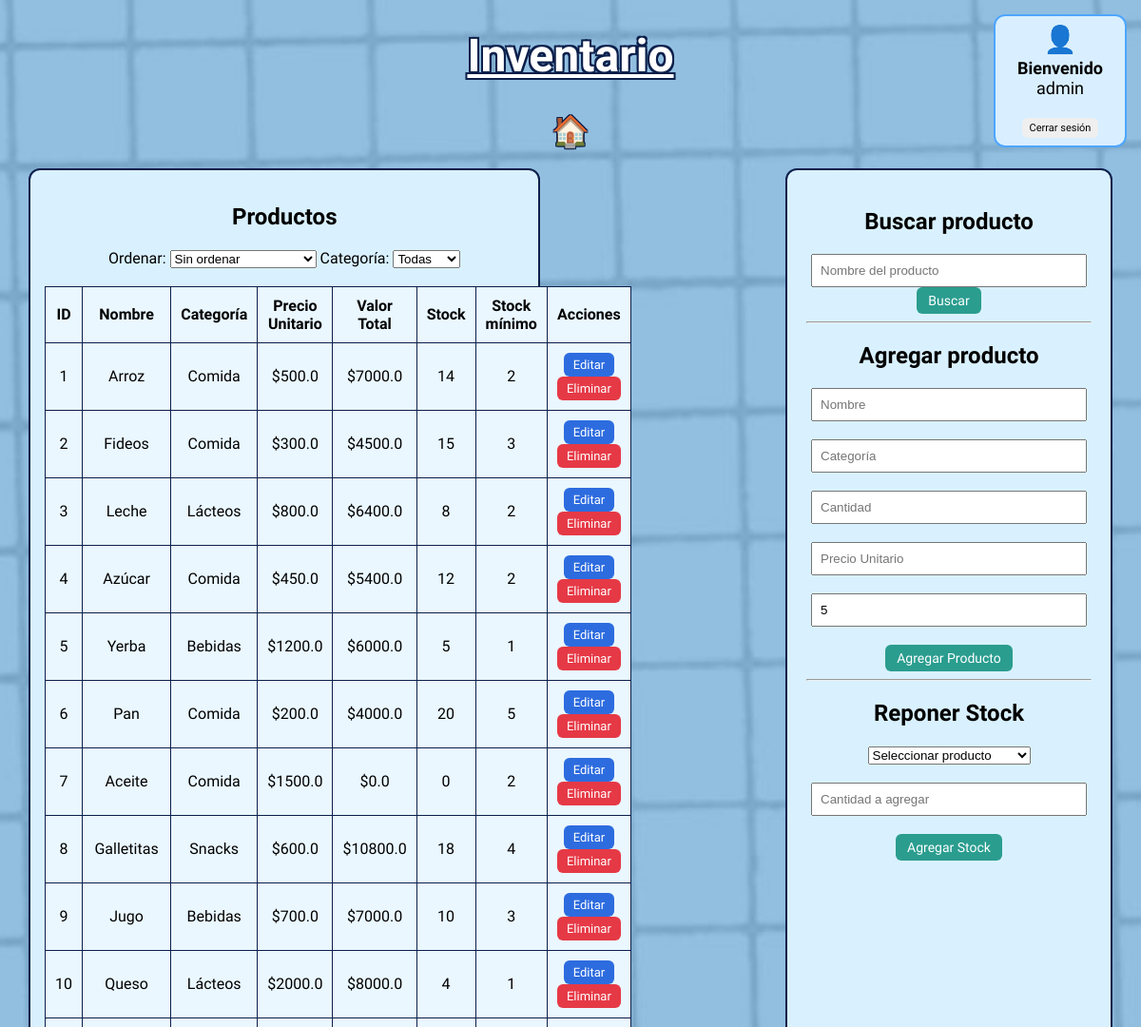
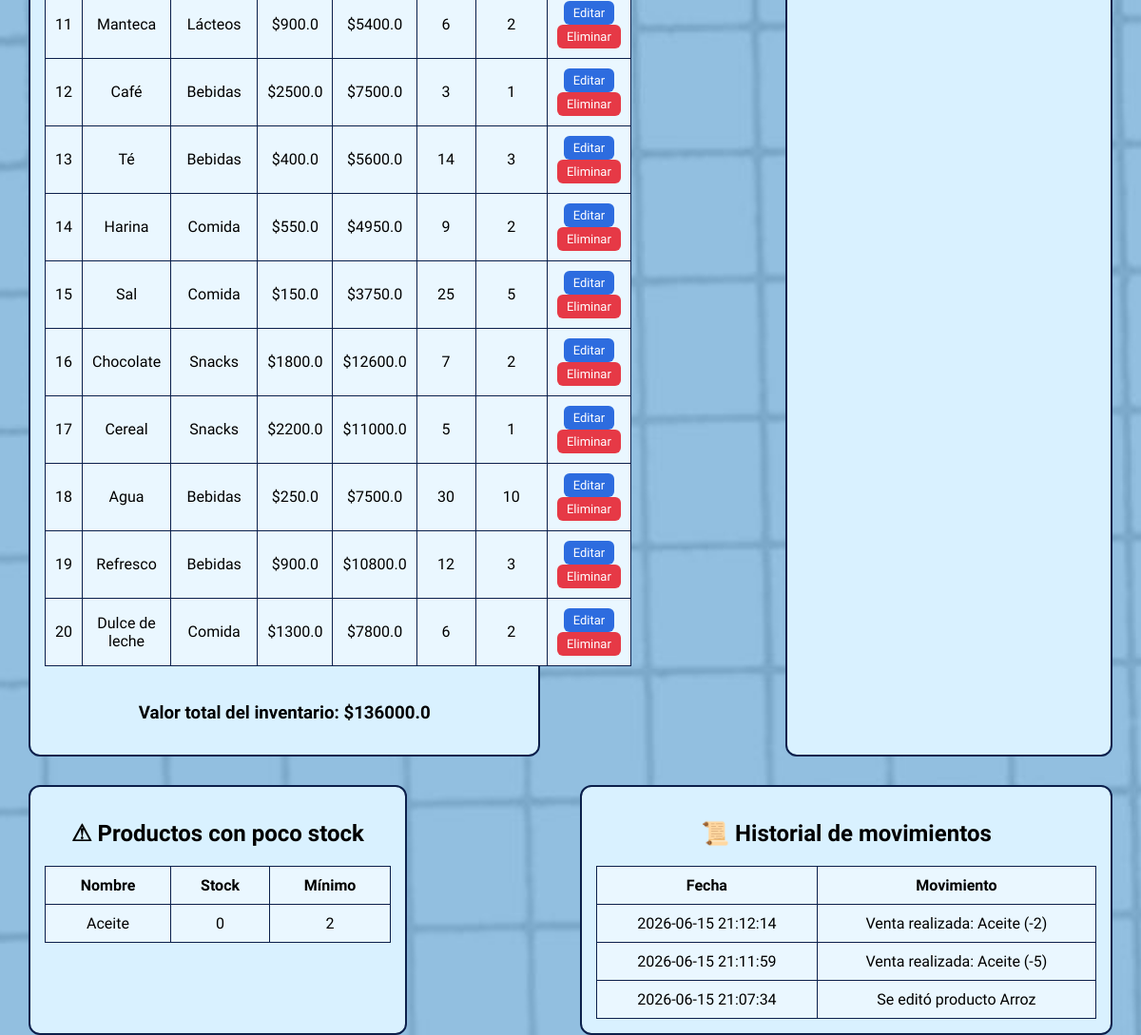
/inventario (signed in), run on an earlier commit of the app's database (2 pictures, top to bottom).
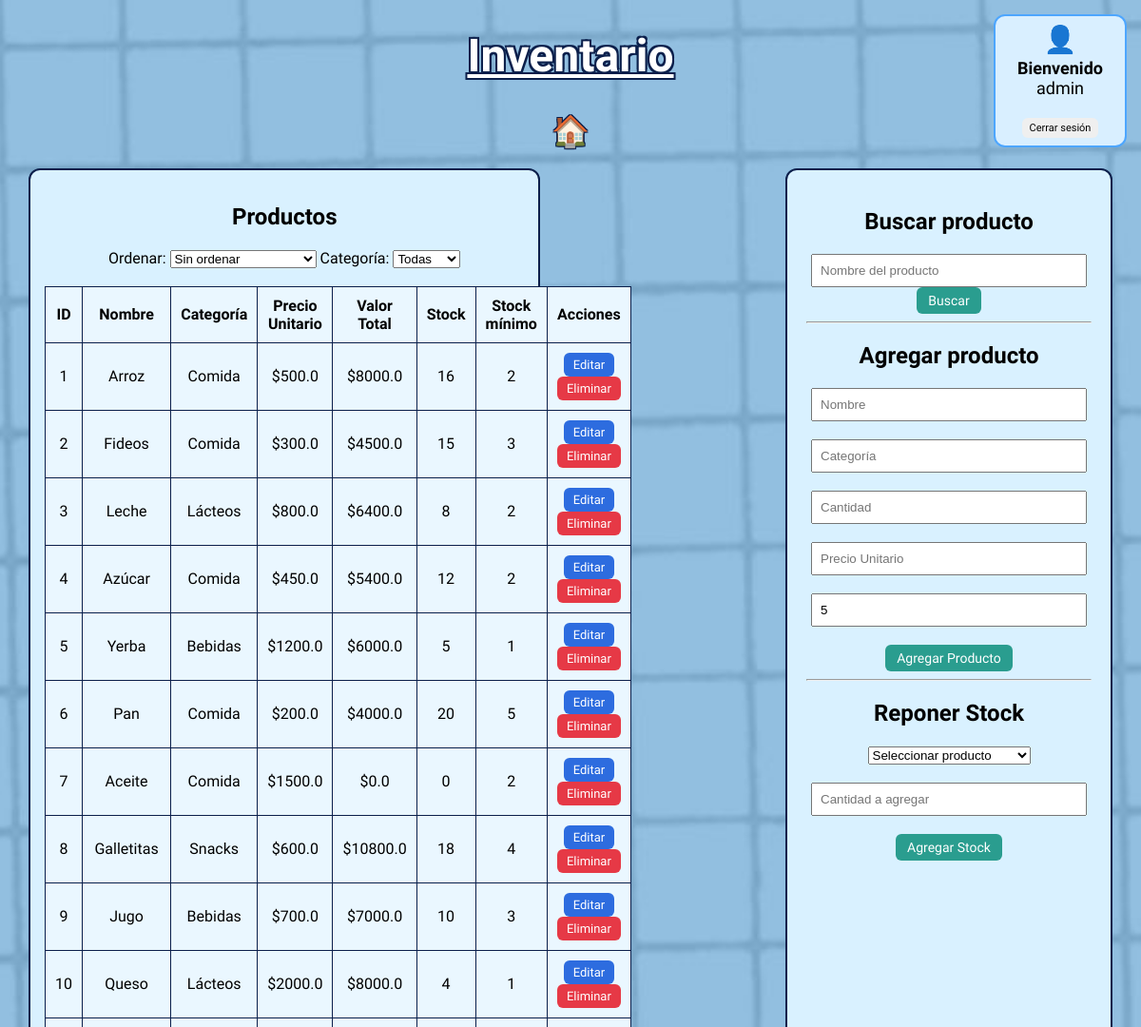
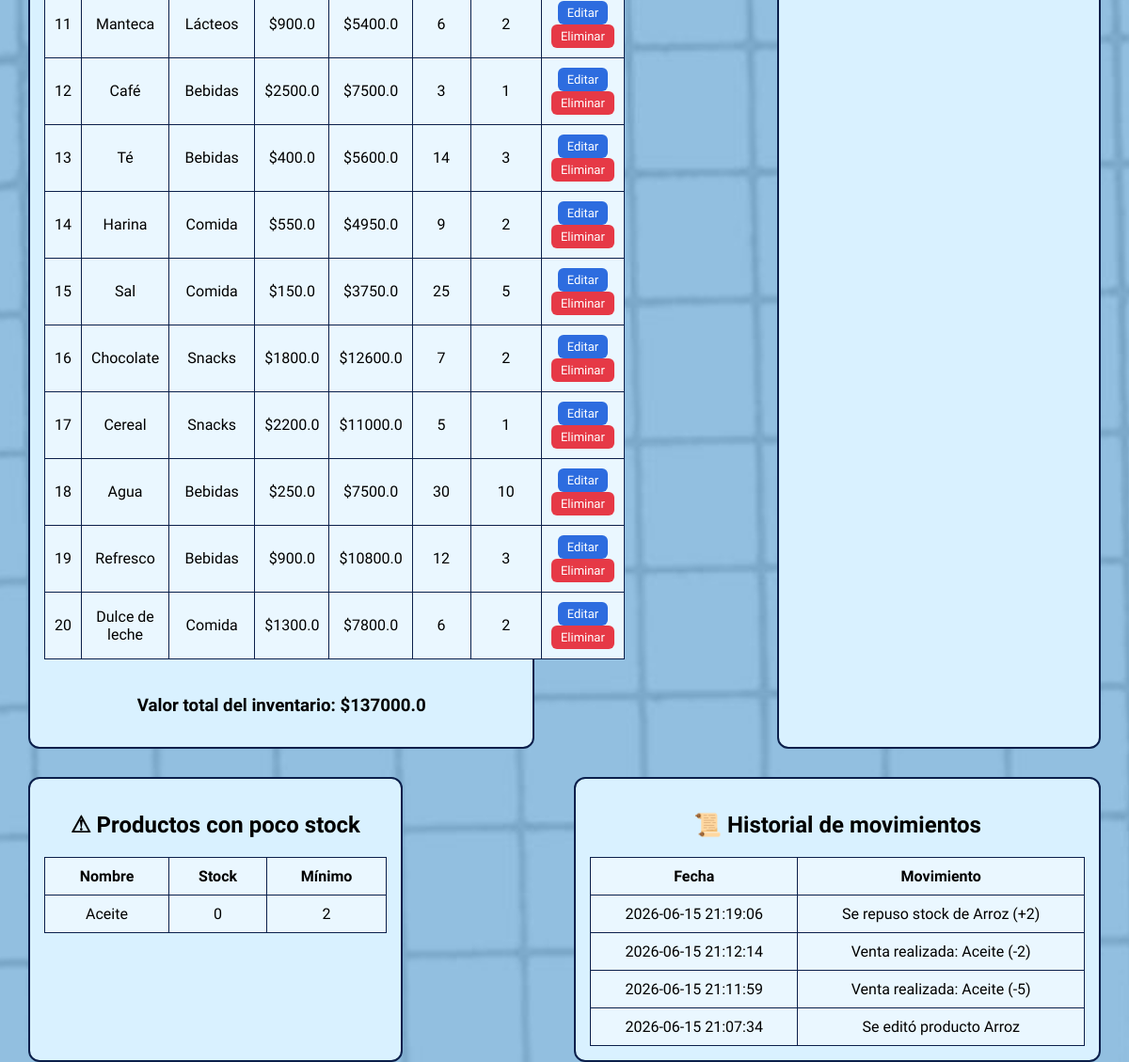
And on a later commit of the database (2 pictures, top to bottom).
### tables this page shows
CREATE TABLE productos (
    id INTEGER PRIMARY KEY AUTOINCREMENT,
    nombre TEXT NOT NULL,
    categoria TEXT NOT NULL,
    precio_unitario REAL NOT NULL,
    cantidad INTEGER NOT NULL,
    stock_minimo INTEGER NOT NULL
);

CREATE TABLE movimientos (
    id INTEGER PRIMARY KEY AUTOINCREMENT,
    descripcion TEXT NOT NULL,
    fecha TEXT DEFAULT CURRENT_TIMESTAMP
);

### app.py (the view)
@app.route("/inventario")
def pagina_inventario():
    if "usuario" not in session:
        return redirect("/login")
    nombre_busqueda = request.args.get("buscar")
    conn = conectar_db()
    cursor = conn.cursor()
    if nombre_busqueda:
        cursor.execute("""
            SELECT * FROM productos
            WHERE LOWER(nombre) LIKE ?
        """, ('%' + nombre_busqueda.lower() + '%',))
    else:
        cursor.execute("""
            SELECT * FROM productos
        """)
    productos = cursor.fetchall()
    cursor.execute("""
        SELECT * FROM productos
        WHERE cantidad < stock_minimo
    """)
    productos_poco_stock = cursor.fetchall()
    cursor.execute("""
        SELECT SUM(precio_unitario * cantidad) AS total
        FROM productos
    """)
    valor_total = cursor.fetchone()["total"] or 0
    cursor.execute("""
        SELECT * FROM movimientos
        ORDER BY id DESC
        LIMIT 10
    """)
    movimientos = cursor.fetchall()
    cursor.execute("""
        SELECT DISTINCT categoria
        FROM productos
        ORDER BY categoria
    """)
    categorias = cursor.fetchall()
    conn.close()
    return render_template(
        "inventario.html",
        productos=productos,
        productos_poco_stock=productos_poco_stock,
        valor_total=valor_total,
        movimientos=movimientos,
        categorias=categorias
    )

### app.py (called while the page is built)
def conectar_db():
    conn = sqlite3.connect("inventario.db")
    conn.row_factory = sqlite3.Row
    return conn

### templates/inventario.html (shortened to what this page needs)
<!DOCTYPE html>
<html lang="es">
<head>
    <link rel="stylesheet"
          href="{{ url_for('static', filename='css/style.css') }}">
</head>
<body class="inventario">
    <div class="usuario-info">
        <div class="usuario-icono">
            👤
        </div>
        <div class="usuario-texto">
            <strong>Bienvenido</strong>
            <br>
            {{ session["usuario"] }}
        </div>
        <br>
        <a href="/logout">
            <button class="btn-logout">
                Cerrar sesión
            </button>
        </a>
    </div>
    <h1 class="titulo">Inventario</h1>
    <a href="/" class="home-link">🏠</a>
    <div class="contenedor-principal">
        <div class="tabla-productos">
            <h2>Productos</h2>
            <div class="filtros">
                <label>Ordenar:</label>
                <select id="ordenar" onchange="aplicarFiltros()">
                    <option value="">Sin ordenar</option>
                </select>
                <label>Categoría:</label>
                <select id="categoria" onchange="aplicarFiltros()">
                    <option value="">Todas</option>
                </select>
            </div>
            <br>
            <table border="1" id="tablaProductos">
                <tr>
                    <th>ID</th>
                    <th>Nombre</th>
                    <th>Categoría</th>
                    <th>Precio Unitario</th>
                    <th>Valor Total</th>
                    <th>Stock</th>
                    <th>Stock mínimo</th>
                    <th>Acciones</th>
                </tr>
                {% for producto in productos %}
                <tr>
                    <td>{{ producto["id"] }}</td>
                    <td>{{ producto["nombre"] }}</td>
                    <td>{{ producto["categoria"] }}</td>
                    <td>${{ producto["precio_unitario"] }}</td>
                    <td>${{ producto["precio_unitario"] * producto["cantidad"] }}</td>
                    <td>{{ producto["cantidad"] }}</td>
                    <td>{{ producto["stock_minimo"] }}</td>
                    <td>
                        <button type="button"
                                class="btn-editar"
                                data-id="{{ producto['id'] }}"
                                data-nombre="{{ producto['nombre'] }}"
                                data-categoria="{{ producto['categoria'] }}"
                                data-precio="{{ producto['precio_unitario'] }}"
                                data-cantidad="{{ producto['cantidad'] }}">
                            Editar
                        </button>
                        <form action="/eliminar_producto/{{ producto['id'] }}"
                              method="POST"
                              style="display:inline;">
                            <button type="submit"
                                    onclick="return confirm('¿Seguro que querés eliminar este producto?')">
                                Eliminar
                            </button>
                        </form>
                    </td>
                </tr>
                {% endfor %}
            </table>
            <br>
            <h3>
                Valor total del inventario:
                ${{ valor_total }}
            </h3>
        </div>
        <div class="panel-lateral">
            <h2>Buscar producto</h2>
            <form method="GET" action="/inventario">
                <input type="text"
                       name="buscar"
                       placeholder="Nombre del producto">
                <button type="submit">Buscar</button>
            </form>
            <hr>
            <h2>Agregar producto</h2>
            <form method="POST" action="/agregar-producto">
                <input type="text" name="nombre" placeholder="Nombre" required>
                <br><br>
                <input type="text" name="categoria" placeholder="Categoría" required>
                <br><br>
                <input type="number" name="cantidad" placeholder="Cantidad" required>
                <br><br>
                <input type="number" step="0.01" name="precio_unitario" placeholder="Precio Unitario" required>
                <br><br>
                <input type="number" name="stock_minimo" placeholder="Stock mínimo" value="5" required>
                <br><br>
                <button type="submit">Agregar Producto</button>
            </form>
            <hr>
            <h2>Reponer Stock</h2>
            <form method="POST" action="/agregar-stock">
                <select name="producto_id" required>
                    <option value="">Seleccionar producto</option>
                </select>
                <br><br>
                <input type="number"
                       name="cantidad"
                       min="1"
                       placeholder="Cantidad a agregar"
                       required>
                <br><br>
                <button type="submit">
                    Agregar Stock
                </button>
            </form>
        </div>
    </div>
    <div class="footer-inventario">
        <div class="stock-bajo">
            <h2>⚠ Productos con poco stock</h2>
            {% if productos_poco_stock|length == 0 %}
                <p>No hay productos con stock bajo</p>
            {% else %}
                <table border="1">
                    <tr>
                        <th>Nombre</th>
                        <th>Stock</th>
                        <th>Mínimo</th>
                    </tr>
                    {% for producto in productos_poco_stock %}
                    <tr>
                        <td>{{ producto["nombre"] }}</td>
                        <td>{{ producto["cantidad"] }}</td>
                        <td>{{ producto["stock_minimo"] }}</td>
                    </tr>
                    {% endfor %}
                </table>
            {% endif %}
        </div>
        <div class="historial">
            <h2>📜 Historial de movimientos</h2>
            {% if movimientos|length == 0 %}
                <p>No hay movimientos registrados.</p>
            {% else %}
                <table border="1">
                    <tr>
                        <th>Fecha</th>
                        <th>Movimiento</th>
                    </tr>
                    {% for movimiento in movimientos %}
                    <tr>
                        <td>{{ movimiento["fecha"] }}</td>
                        <td>{{ movimiento["descripcion"] }}</td>
                    </tr>
                    {% endfor %}
                </table>
            {% endif %}
        </div>
    </div>
</body>
</html>

### static/css/style.css (style rules this page uses)
body { margin: 0; min-height: 100vh; display: flex; flex-direction: column; align-items: center; text-align: center; background-color: #f5f5f5; font-family: 'Dancing Script', sans-serif; justify-content: flex-start; }
h1 { margin-top: 120px; font-size: 65px; color: white; text-decoration: underline; text-shadow: -2px -2px 0 #0b1f4b, 2px -2px 0 #0b1f4b, -2px 2px 0 #0b1f4b, 2px 2px 0 #0b1f4b, 0px 0px 6px #0b1f4b; }
.titulo { text-align: center; font-size: 48px; margin-top: 30px; color: white; text-shadow: -2px -2px 0 #0b1f4b, 2px -2px 0 #0b1f4b, -2px 2px 0 #0b1f4b, 2px 2px 0 #0b1f4b; }
.tabla-productos, .stock-bajo { width: 65%; background-color: #d9f1ff; border: 2px solid #0b1f4b; border-radius: 12px; padding: 15px; }
.tabla-productos table, .stock-bajo table { width: 100%; border-collapse: collapse; background-color: #eaf7ff; }
.tabla-productos th, .tabla-productos td, .stock-bajo th, .stock-bajo td { border: 1px solid #0b1f4b; padding: 10px; text-align: center; }
.panel-lateral { width: 300px; padding: 20px; border: 2px solid #0b1f4b; border-radius: 12px; background-color: #d9f1ff; }
.panel-lateral input { width: 90%; padding: 8px; }
button { border: none; padding: 5px 10px; border-radius: 6px; cursor: pointer; font-family: 'Dancing Script', sans-serif; font-size: 14px; transition: 0.2s; }
button[type="button"] { background-color: #2d6cdf; color: white; font-size: 13px; padding: 5px 10px; }
form button { background-color: #e63946; color: white; font-size: 13px; padding: 5px 10px; }
.panel-lateral form button { width: auto; padding: 6px 12px; font-size: 14px; background-color: #2a9d8f; color: white; }
.home-link { font-size: 32px; text-decoration: none; color: white; text-shadow: -1px -1px 0 #0b1f4b, 1px -1px 0 #0b1f4b, -1px 1px 0 #0b1f4b, 1px 1px 0 #0b1f4b; }
.inventario { background-image: url("/static/img/fondo2.jpg"); background-size: cover; background-position: center; background-repeat: no-repeat; min-height: 100vh; margin: 0; }
.historial { background-color: #d9f1ff; border: 2px solid #0b1f4b; border-radius: 12px; padding: 15px; margin: 0; }
.historial table { width: 100%; border-collapse: collapse; background-color: #eaf7ff; }
.historial th, .historial td { border: 1px solid #0b1f4b; padding: 10px; text-align: center; }
.contenedor-principal { display: grid; grid-template-columns: 3fr 1fr; gap: 20px; width: 95%; margin-top: 20px; }
.footer-inventario { display: grid; grid-template-columns: 1fr 1fr; gap: 20px; width: 95%; margin-top: 30px; }
.usuario-info { position: fixed; top: 15px; right: 15px; width: 120px; text-align: center; border: 2px solid #4da6ff; border-radius: 12px; padding: 8px; background-color: #d9efff; color: black; font-size: 13px; font-family: 'Dancing Script', cursive; }
.usuario-icono { font-size: 28px; margin-bottom: 3px; }
.usuario-texto { margin-bottom: 6px; font-size: 18px; }
.btn-logout { padding: 4px 8px; font-size: 11px; cursor: pointer; }

What changed in the data, as far as the page shows it:
changed productos "Arroz": producto['precio_unitario']*producto['cantidad'] "7000.0" → "8000.0"; cantidad "14" → "16"
added movimientos: fecha "2026-06-15 21:19:06", descripcion "Se repuso stock de Arroz (+2)"
Also different on the page:
{{ valor_total }}: "136000.0" → "137000.0"
